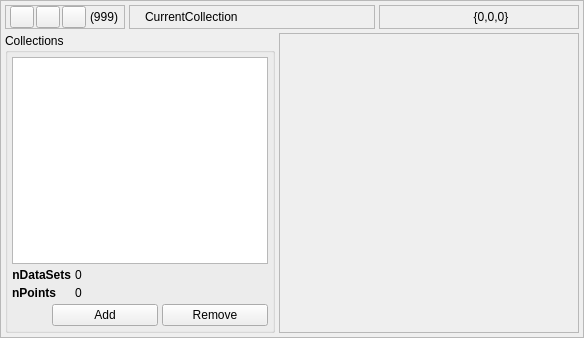
  <widget class="QWidget" name="centralwidget">
   <layout class="QHBoxLayout" name="horizontalLayout_2">
    <property name="spacing">
     <number>4</number>
    </property>
    <property name="leftMargin">
     <number>0</number>
    </property>
    <property name="topMargin">
     <number>0</number>
    </property>
    <property name="rightMargin">
     <number>0</number>
    </property>
    <property name="bottomMargin">
     <number>0</number>
    </property>
    <item>
     <widget class="QFrame" name="WindowFrame">
      <property name="frameShape">
       <enum>QFrame::StyledPanel</enum>
      </property>
      <property name="frameShadow">
       <enum>QFrame::Raised</enum>
      </property>
      <layout class="QVBoxLayout" name="verticalLayout_3">
       <property name="spacing">
        <number>4</number>
       </property>
       <property name="leftMargin">
        <number>4</number>
       </property>
       <property name="topMargin">
        <number>4</number>
       </property>
       <property name="rightMargin">
        <number>4</number>
       </property>
       <property name="bottomMargin">
        <number>4</number>
       </property>
       <item>
        <layout class="QHBoxLayout" name="InfoLayout">
         <property name="spacing">
          <number>4</number>
         </property>
         <item>
          <widget class="QFrame" name="CollectionControlFrame">
           <property name="sizePolicy">
            <sizepolicy hsizetype="Minimum" vsizetype="Minimum">
             <horstretch>0</horstretch>
             <verstretch>0</verstretch>
            </sizepolicy>
           </property>
           <property name="frameShape">
            <enum>QFrame::StyledPanel</enum>
           </property>
           <property name="frameShadow">
            <enum>QFrame::Sunken</enum>
           </property>
           <layout class="QHBoxLayout" name="horizontalLayout_3">
            <property name="spacing">
             <number>2</number>
            </property>
            <property name="leftMargin">
             <number>4</number>
            </property>
            <property name="topMargin">
             <number>0</number>
            </property>
            <property name="rightMargin">
             <number>4</number>
            </property>
            <property name="bottomMargin">
             <number>0</number>
            </property>
            <item>
             <widget class="QPushButton" name="CollectionListButton">
              <property name="sizePolicy">
               <sizepolicy hsizetype="Fixed" vsizetype="Fixed">
                <horstretch>0</horstretch>
                <verstretch>0</verstretch>
               </sizepolicy>
              </property>
              <property name="maximumSize">
               <size>
                <width>24</width>
                <height>24</height>
               </size>
              </property>
              <property name="text">
               <string/>
              </property>
              <property name="icon">
               <iconset resource="uchroma.qrc">
                <normaloff>:/uchroma/icons/collection_collection.svg</normaloff>:/uchroma/icons/collection_collection.svg</iconset>
              </property>
              <property name="iconSize">
               <size>
                <width>20</width>
                <height>20</height>
               </size>
              </property>
              <property name="checkable">
               <bool>true</bool>
              </property>
             </widget>
            </item>
            <item>
             <widget class="QPushButton" name="CollectionFocusNextButton">
              <property name="sizePolicy">
               <sizepolicy hsizetype="Fixed" vsizetype="Fixed">
                <horstretch>0</horstretch>
                <verstretch>0</verstretch>
               </sizepolicy>
              </property>
              <property name="maximumSize">
               <size>
                <width>24</width>
                <height>24</height>
               </size>
              </property>
              <property name="text">
               <string/>
              </property>
              <property name="icon">
               <iconset resource="uchroma.qrc">
                <normaloff>:/uchroma/icons/collections_next.svg</normaloff>:/uchroma/icons/collections_next.svg</iconset>
              </property>
              <property name="iconSize">
               <size>
                <width>20</width>
                <height>20</height>
               </size>
              </property>
             </widget>
            </item>
            <item>
             <widget class="QPushButton" name="CollectionFocusPreviousButton">
              <property name="sizePolicy">
               <sizepolicy hsizetype="Fixed" vsizetype="Fixed">
                <horstretch>0</horstretch>
                <verstretch>0</verstretch>
               </sizepolicy>
              </property>
              <property name="maximumSize">
               <size>
                <width>24</width>
                <height>24</height>
               </size>
              </property>
              <property name="text">
               <string/>
              </property>
              <property name="icon">
               <iconset resource="uchroma.qrc">
                <normaloff>:/uchroma/icons/collections_prev.svg</normaloff>:/uchroma/icons/collections_prev.svg</iconset>
              </property>
              <property name="iconSize">
               <size>
                <width>20</width>
                <height>20</height>
               </size>
              </property>
             </widget>
            </item>
            <item>
             <widget class="QLabel" name="CollectionNCollectionsLabel">
              <property name="minimumSize">
               <size>
                <width>32</width>
                <height>0</height>
               </size>
              </property>
              <property name="toolTip">
               <string>Number of master collections present in the current session</string>
              </property>
              <property name="text">
               <string>(999)</string>
              </property>
              <property name="alignment">
               <set>Qt::AlignCenter</set>
              </property>
             </widget>
            </item>
           </layout>
          </widget>
         </item>
         <item>
          <widget class="QFrame" name="InfoCurrentCollectionFrame">
           <property name="frameShape">
            <enum>QFrame::StyledPanel</enum>
           </property>
           <property name="frameShadow">
            <enum>QFrame::Sunken</enum>
           </property>
           <layout class="QHBoxLayout" name="horizontalLayout_4">
            <property name="spacing">
             <number>4</number>
            </property>
            <property name="leftMargin">
             <number>4</number>
            </property>
            <property name="topMargin">
             <number>0</number>
            </property>
            <property name="rightMargin">
             <number>4</number>
            </property>
            <property name="bottomMargin">
             <number>0</number>
            </property>
            <item>
             <widget class="QLabel" name="InfoCurrentCollectionIconLabel">
              <property name="enabled">
               <bool>false</bool>
              </property>
              <property name="sizePolicy">
               <sizepolicy hsizetype="Preferred" vsizetype="Preferred">
                <horstretch>0</horstretch>
                <verstretch>0</verstretch>
               </sizepolicy>
              </property>
              <property name="minimumSize">
               <size>
                <width>0</width>
                <height>0</height>
               </size>
              </property>
              <property name="maximumSize">
               <size>
                <width>16</width>
                <height>16</height>
               </size>
              </property>
              <property name="text">
               <string/>
              </property>
              <property name="pixmap">
               <pixmap resource="uchroma.qrc">:/uchroma/icons/collection_collection.svg</pixmap>
              </property>
              <property name="scaledContents">
               <bool>true</bool>
              </property>
             </widget>
            </item>
            <item>
             <widget class="QLabel" name="InfoCurrentCollectionLabel">
              <property name="sizePolicy">
               <sizepolicy hsizetype="Expanding" vsizetype="Preferred">
                <horstretch>0</horstretch>
                <verstretch>0</verstretch>
               </sizepolicy>
              </property>
              <property name="text">
               <string>CurrentCollection</string>
              </property>
             </widget>
            </item>
           </layout>
          </widget>
         </item>
         <item>
          <widget class="QFrame" name="InfoCoordinateFrame">
           <property name="minimumSize">
            <size>
             <width>200</width>
             <height>0</height>
            </size>
           </property>
           <property name="frameShape">
            <enum>QFrame::StyledPanel</enum>
           </property>
           <property name="frameShadow">
            <enum>QFrame::Sunken</enum>
           </property>
           <layout class="QHBoxLayout" name="horizontalLayout_5">
            <property name="spacing">
             <number>4</number>
            </property>
            <property name="leftMargin">
             <number>4</number>
            </property>
            <property name="topMargin">
             <number>4</number>
            </property>
            <property name="rightMargin">
             <number>4</number>
            </property>
            <property name="bottomMargin">
             <number>4</number>
            </property>
            <item>
             <widget class="QLabel" name="label_7">
              <property name="enabled">
               <bool>false</bool>
              </property>
              <property name="maximumSize">
               <size>
                <width>20</width>
                <height>20</height>
               </size>
              </property>
              <property name="text">
               <string/>
              </property>
              <property name="pixmap">
               <pixmap resource="uchroma.qrc">:/uchroma/icons/info_interaction.svg</pixmap>
              </property>
              <property name="scaledContents">
               <bool>true</bool>
              </property>
             </widget>
            </item>
            <item>
             <widget class="QLabel" name="InfoCoordinateLabel">
              <property name="text">
               <string>{0,0,0}</string>
              </property>
              <property name="alignment">
               <set>Qt::AlignCenter</set>
              </property>
             </widget>
            </item>
           </layout>
          </widget>
         </item>
        </layout>
       </item>
       <item>
        <layout class="QHBoxLayout" name="horizontalLayout_6">
         <property name="spacing">
          <number>4</number>
         </property>
         <item>
          <widget class="QWidget" name="LeftWidgetsWidget" native="true">
           <property name="sizePolicy">
            <sizepolicy hsizetype="Minimum" vsizetype="Preferred">
             <horstretch>0</horstretch>
             <verstretch>0</verstretch>
            </sizepolicy>
           </property>
           <layout class="QVBoxLayout" name="verticalLayout_2">
            <property name="spacing">
             <number>0</number>
            </property>
            <property name="leftMargin">
             <number>0</number>
            </property>
            <property name="topMargin">
             <number>0</number>
            </property>
            <property name="rightMargin">
             <number>0</number>
            </property>
            <property name="bottomMargin">
             <number>0</number>
            </property>
            <item>
             <widget class="QGroupBox" name="CollectionsGroup">
              <property name="sizePolicy">
               <sizepolicy hsizetype="Minimum" vsizetype="Expanding">
                <horstretch>0</horstretch>
                <verstretch>0</verstretch>
               </sizepolicy>
              </property>
              <property name="title">
               <string>Collections</string>
              </property>
              <layout class="QVBoxLayout" name="verticalLayout">
               <property name="spacing">
                <number>4</number>
               </property>
               <property name="leftMargin">
                <number>4</number>
               </property>
               <property name="topMargin">
                <number>4</number>
               </property>
               <property name="rightMargin">
                <number>4</number>
               </property>
               <property name="bottomMargin">
                <number>4</number>
               </property>
               <item>
                <widget class="QTreeWidget" name="CollectionTree">
                 <property name="sizePolicy">
                  <sizepolicy hsizetype="Minimum" vsizetype="Expanding">
                   <horstretch>0</horstretch>
                   <verstretch>0</verstretch>
                  </sizepolicy>
                 </property>
                 <property name="contextMenuPolicy">
                  <enum>Qt::CustomContextMenu</enum>
                 </property>
                 <property name="horizontalScrollBarPolicy">
                  <enum>Qt::ScrollBarAlwaysOff</enum>
                 </property>
                 <property name="showDropIndicator" stdset="0">
                  <bool>false</bool>
                 </property>
                 <attribute name="headerVisible">
                  <bool>false</bool>
                 </attribute>
                 <column>
                  <property name="text">
                   <string notr="true">1</string>
                  </property>
                 </column>
                </widget>
               </item>
               <item>
                <layout class="QFormLayout" name="formLayout">
                 <property name="fieldGrowthPolicy">
                  <enum>QFormLayout::AllNonFixedFieldsGrow</enum>
                 </property>
                 <item row="0" column="0">
                  <widget class="QLabel" name="label_6">
                   <property name="sizePolicy">
                    <sizepolicy hsizetype="Minimum" vsizetype="Preferred">
                     <horstretch>0</horstretch>
                     <verstretch>0</verstretch>
                    </sizepolicy>
                   </property>
                   <property name="font">
                    <font>
                     <pointsize>9</pointsize>
                     <weight>75</weight>
                     <bold>true</bold>
                    </font>
                   </property>
                   <property name="text">
                    <string>nDataSets</string>
                   </property>
                   <property name="alignment">
                    <set>Qt::AlignRight|Qt::AlignTrailing|Qt::AlignVCenter</set>
                   </property>
                  </widget>
                 </item>
                 <item row="0" column="1">
                  <widget class="QLabel" name="CollectionNSlicesLabel">
                   <property name="sizePolicy">
                    <sizepolicy hsizetype="Minimum" vsizetype="Preferred">
                     <horstretch>0</horstretch>
                     <verstretch>0</verstretch>
                    </sizepolicy>
                   </property>
                   <property name="font">
                    <font>
                     <pointsize>9</pointsize>
                    </font>
                   </property>
                   <property name="text">
                    <string>0</string>
                   </property>
                  </widget>
                 </item>
                 <item row="1" column="0">
                  <widget class="QLabel" name="label">
                   <property name="sizePolicy">
                    <sizepolicy hsizetype="Minimum" vsizetype="Preferred">
                     <horstretch>0</horstretch>
                     <verstretch>0</verstretch>
                    </sizepolicy>
                   </property>
                   <property name="font">
                    <font>
                     <pointsize>9</pointsize>
                     <weight>75</weight>
                     <bold>true</bold>
                    </font>
                   </property>
                   <property name="text">
                    <string>nPoints</string>
                   </property>
                   <property name="alignment">
                    <set>Qt::AlignRight|Qt::AlignTrailing|Qt::AlignVCenter</set>
                   </property>
                  </widget>
                 </item>
                 <item row="1" column="1">
                  <widget class="QLabel" name="CollectionNPointsLabel">
                   <property name="sizePolicy">
                    <sizepolicy hsizetype="Minimum" vsizetype="Preferred">
                     <horstretch>0</horstretch>
                     <verstretch>0</verstretch>
                    </sizepolicy>
                   </property>
                   <property name="font">
                    <font>
                     <pointsize>9</pointsize>
                    </font>
                   </property>
                   <property name="text">
                    <string>0</string>
                   </property>
                  </widget>
                 </item>
                </layout>
               </item>
               <item>
                <layout class="QHBoxLayout" name="horizontalLayout_12">
                 <item>
                  <spacer name="horizontalSpacer_13">
                   <property name="orientation">
                    <enum>Qt::Horizontal</enum>
                   </property>
                   <property name="sizeType">
                    <enum>QSizePolicy::Minimum</enum>
                   </property>
                   <property name="sizeHint" stdset="0">
                    <size>
                     <width>40</width>
                     <height>20</height>
                    </size>
                   </property>
                  </spacer>
                 </item>
                 <item>
                  <widget class="QPushButton" name="CollectionAddButton">
                   <property name="maximumSize">
                    <size>
                     <width>16777215</width>
                     <height>24</height>
                    </size>
                   </property>
                   <property name="text">
                    <string>Add</string>
                   </property>
                   <property name="icon">
                    <iconset resource="uchroma.qrc">
                     <normaloff>:/uchroma/icons/plus.svg</normaloff>:/uchroma/icons/plus.svg</iconset>
                   </property>
                   <property name="iconSize">
                    <size>
                     <width>16</width>
                     <height>16</height>
                    </size>
                   </property>
                  </widget>
                 </item>
                 <item>
                  <widget class="QPushButton" name="CollectionRemoveButton">
                   <property name="sizePolicy">
                    <sizepolicy hsizetype="Minimum" vsizetype="Fixed">
                     <horstretch>0</horstretch>
                     <verstretch>0</verstretch>
                    </sizepolicy>
                   </property>
                   <property name="maximumSize">
                    <size>
                     <width>128</width>
                     <height>24</height>
                    </size>
                   </property>
                   <property name="toolTip">
                    <string>Remove selected collection</string>
                   </property>
                   <property name="text">
                    <string>Remove</string>
                   </property>
                   <property name="icon">
                    <iconset resource="uchroma.qrc">
                     <normaloff>:/uchroma/icons/minus.svg</normaloff>:/uchroma/icons/minus.svg</iconset>
                   </property>
                   <property name="iconSize">
                    <size>
                     <width>16</width>
                     <height>16</height>
                    </size>
                   </property>
                  </widget>
                 </item>
                </layout>
               </item>
              </layout>
             </widget>
            </item>
           </layout>
          </widget>
         </item>
         <item>
          <widget class="QFrame" name="MainViewFrame">
           <property name="sizePolicy">
            <sizepolicy hsizetype="Expanding" vsizetype="Expanding">
             <horstretch>0</horstretch>
             <verstretch>0</verstretch>
            </sizepolicy>
           </property>
           <property name="minimumSize">
            <size>
             <width>300</width>
             <height>300</height>
            </size>
           </property>
           <property name="frameShape">
            <enum>QFrame::StyledPanel</enum>
           </property>
           <property name="frameShadow">
            <enum>QFrame::Sunken</enum>
           </property>
           <layout class="QHBoxLayout" name="horizontalLayout">
            <property name="spacing">
             <number>0</number>
            </property>
            <property name="leftMargin">
             <number>0</number>
            </property>
            <property name="topMargin">
             <number>0</number>
            </property>
            <property name="rightMargin">
             <number>0</number>
            </property>
            <property name="bottomMargin">
             <number>0</number>
            </property>
            <item>
             <widget class="UChromaViewer" name="MainView" native="true">
              <property name="sizePolicy">
               <sizepolicy hsizetype="Expanding" vsizetype="Expanding">
                <horstretch>0</horstretch>
                <verstretch>3</verstretch>
               </sizepolicy>
              </property>
              <property name="cursor">
               <cursorShape>CrossCursor</cursorShape>
              </property>
              <property name="mouseTracking">
               <bool>true</bool>
              </property>
             </widget>
            </item>
           </layout>
          </widget>
         </item>
        </layout>
       </item>
      </layout>
     </widget>
    </item>
   </layout>
  </widget>
